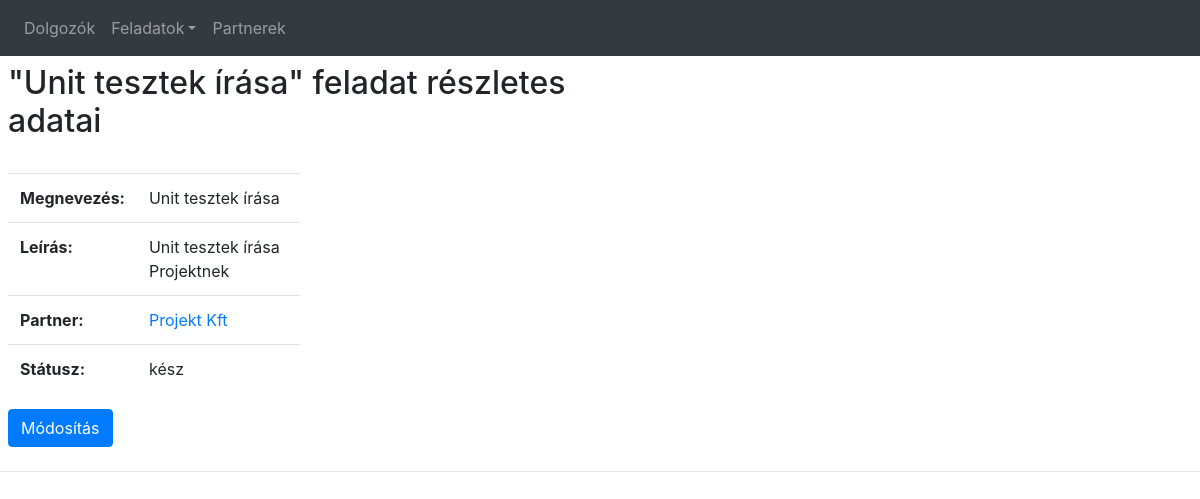
Screenshot of /jobs/1 with the database file from the repository.
### tables this page shows
CREATE TABLE `feladat` (
  `id` int(11) NOT NULL,
  `megnevezes` varchar(128) NOT NULL,
  `leiras` text,
  `partner` int(11) NOT NULL,
  `statusz` enum('inaktív','folyamatban','kész','') NOT NULL
);

CREATE TABLE `partner` (
  `id` int(11) NOT NULL,
  `nev` varchar(56) NOT NULL,
  `cim` varchar(56) NOT NULL,
  `email` varchar(56) NOT NULL,
  `telefon` varchar(12) NOT NULL
);

### application/controllers/Jobs.php (called while the page is built, shortened)
<?php
class Jobs extends CI_Controller
{
    public function __construct()
    {
        $this->load->model('work/jobs_model');
        $this->load->helper('url_helper');
    }
    public function details($id = NULL)
    {
        $data['jobs'] = $this->jobs_model->get_jobs($id);
        $data['title'] = '"' . $data['jobs']['megnevezes'] . '" feladat részletes adatai';
        $data['partners'] = $this->jobs_model->get_partner_names($data['jobs']['partner']);
        $this->load->view('templates/header', $data);
        $this->load->view('templates/menu');
        $this->load->view('work/jobs/details', $data);
        $this->load->view('templates/footer');
    }
}

### index.php (called while the page is built, shortened)
<?php
require_once BASEPATH.'core/CodeIgniter.php';

### application/models/work/Jobs_model.php (called while the page is built, shortened)
<?php
class Jobs_model extends CI_Model
{
    public function get_jobs($id = FALSE)
    {
        $query = $this->db->get_where('feladat', array('id' => $id));
        return $query->row_array();
    }
    public function get_partner_names($id = FALSE)
    {
        $this->db->select('id, nev');
        $query = $this->db->get_where('partner', array('id' => $id));
        return $query->row_array();
    }
}

### application/views/work/jobs/details.php (the view, shortened to what this page needs)
<div class="p-2 align-items-start w-50">
    <h2><?php echo $title; ?></h2><br/>
    <table class="table w-50">
        <tr>
            <th>Megnevezés:</th>
            <td><?php echo $jobs['megnevezes'] ?></td>
        </tr>
        <tr>
            <th>Leírás:</th>
            <td><?php echo $jobs['leiras'] ?></td>
        </tr>
        <tr>
            <th>Partner:</th>
            <td><a href="<?php echo site_url('partners/' . $partners['id']) ?>"><?php echo $partners['nev'] ?></a></td>
        </tr>
        <tr>
            <th>Státusz:</th>
            <td><?php echo $jobs['statusz'] ?></td>
        </tr>
    </table>
    <a href="<?php echo site_url('jobs/update/' . $jobs['id']); ?>" class="btn btn-primary" role="button">Módosítás</a>
</div>

### rows the page displays
feladat: megnevezes "Unit tesztek írása", leiras "Unit tesztek írása Projektnek", statusz "kész"
partner: nev "Projekt Kft"

### other values shown
$title "\"Unit tesztek írása\" feladat részletes adatai"
